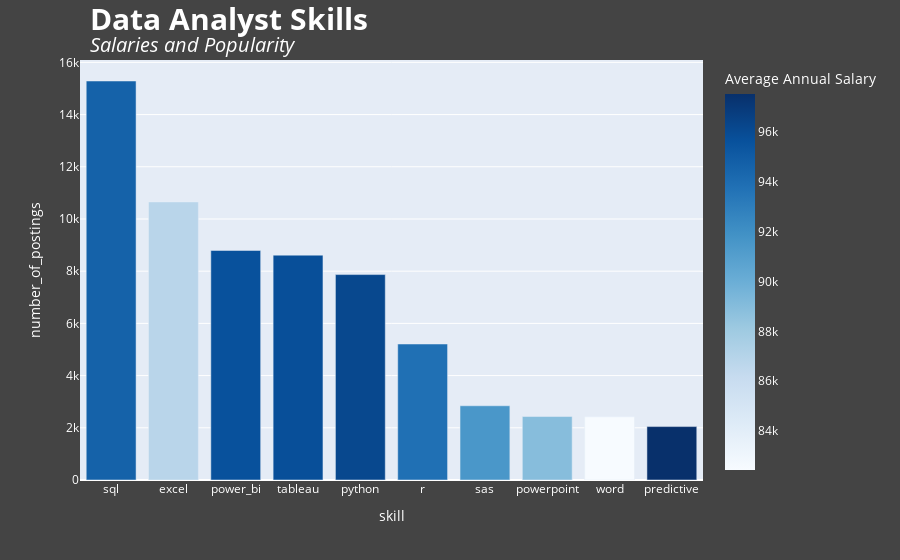

Notebook source saved alongside this figure:
### Code cell
# Plot it
fig = px.bar(analysts_skills, x='skill', y='number_of_postings', color='avg_yearly_salary', color_continuous_scale='Blues')
fig.update_traces(hovertemplate='Skill: %{x} <br> \
Postings: %{y} <br> Average Annual salary: %{color}<extra></extra>')
fig.update_layout(
    title_text="<b style='font-size: 30px;'>Data Analyst Skills</b><br><i style='font-size: 20px;'>Salaries and Popularity</i>", 
    title_x=0.1, font_color="white",
    paper_bgcolor="#444444", 
    coloraxis_colorbar=dict(title="Average Annual Salary")
)
fig.show()

### Figure 1 — Plotly figure (JSON) as saved in the notebook; plotly's stock layout.template omitted (floating-point values rounded to 4 significant figures)
{"data": [{"alignmentgroup": "True", "hovertemplate": "Skill: %{x} <br> Postings: %{y} <br> Average Annual salary: %{color}<extra></extra>", "legendgroup": "", "marker": {"color": [94665, 86842, 95666, 95780, 96180, 93841, 91522, 88949, 82438, 97534], "coloraxis": "coloraxis", "pattern": {"shape": ""}}, "name": "", "offsetgroup": "", "orientation": "v", "showlegend": false, "textposition": "auto", "type": "bar", "x": ["sql", "excel", "power_bi", "tableau", "python", "r", "sas", "powerpoint", "word", "predictive"], "xaxis": "x", "y": [15286, 10653, 8794, 8614, 7870, 5210, 2844, 2432, 2422, 2046], "yaxis": "y"}], "layout": {"barmode": "relative", "coloraxis": {"colorbar": {"title": {"text": "Average Annual Salary"}}, "colorscale": [[0, "rgb(247,251,255)"], [0.125, "rgb(222,235,247)"], [0.25, "rgb(198,219,239)"], [0.375, "rgb(158,202,225)"], [0.5, "rgb(107,174,214)"], [0.625, "rgb(66,146,198)"], [0.75, "rgb(33,113,181)"], [0.875, "rgb(8,81,156)"], [1, "rgb(8,48,107)"]]}, "font": {"color": "white"}, "legend": {"tracegroupgap": 0}, "margin": {"t": 60}, "paper_bgcolor": "#444444", "title": {"text": "<b style='font-size: 30px;'>Data Analyst Skills</b><br><i style='font-size: 20px;'>Salaries and Popularity</i>", "x": 0.1}, "xaxis": {"anchor": "y", "domain": [0, 1], "title": {"text": "skill"}}, "yaxis": {"anchor": "x", "domain": [0, 1], "title": {"text": "number_of_postings"}}}}
